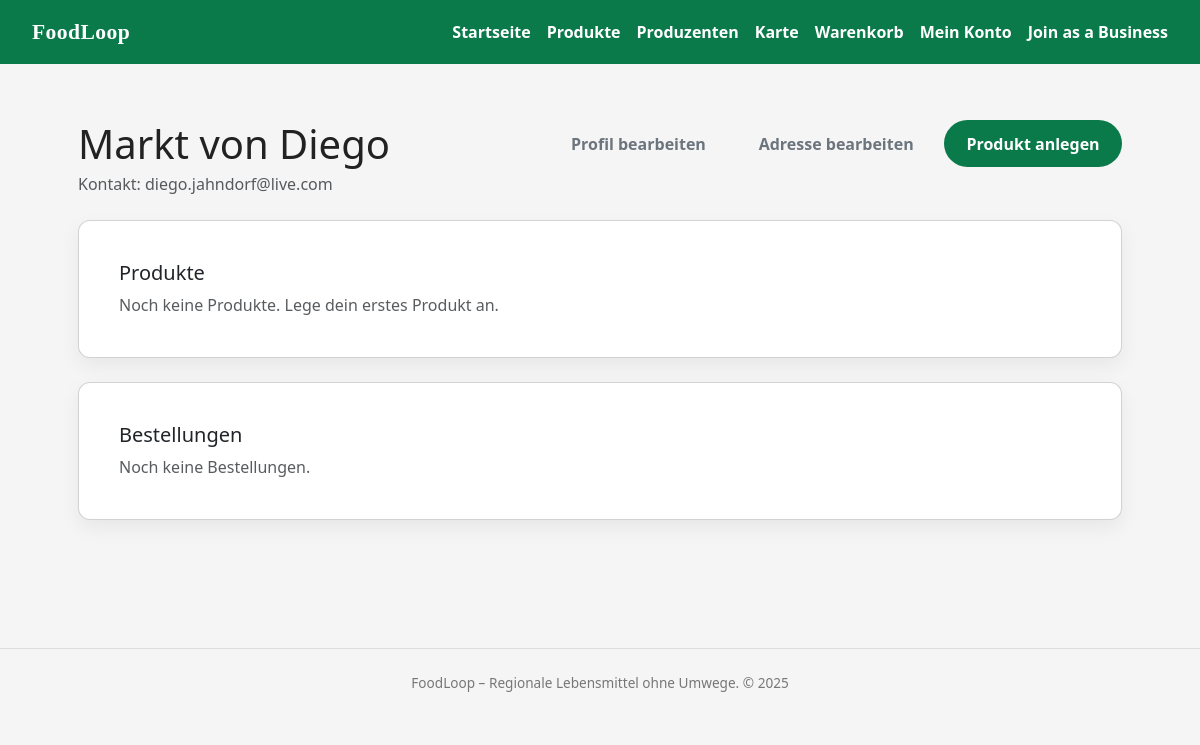
The page /business/account (signed in) on the database as committed earlier.
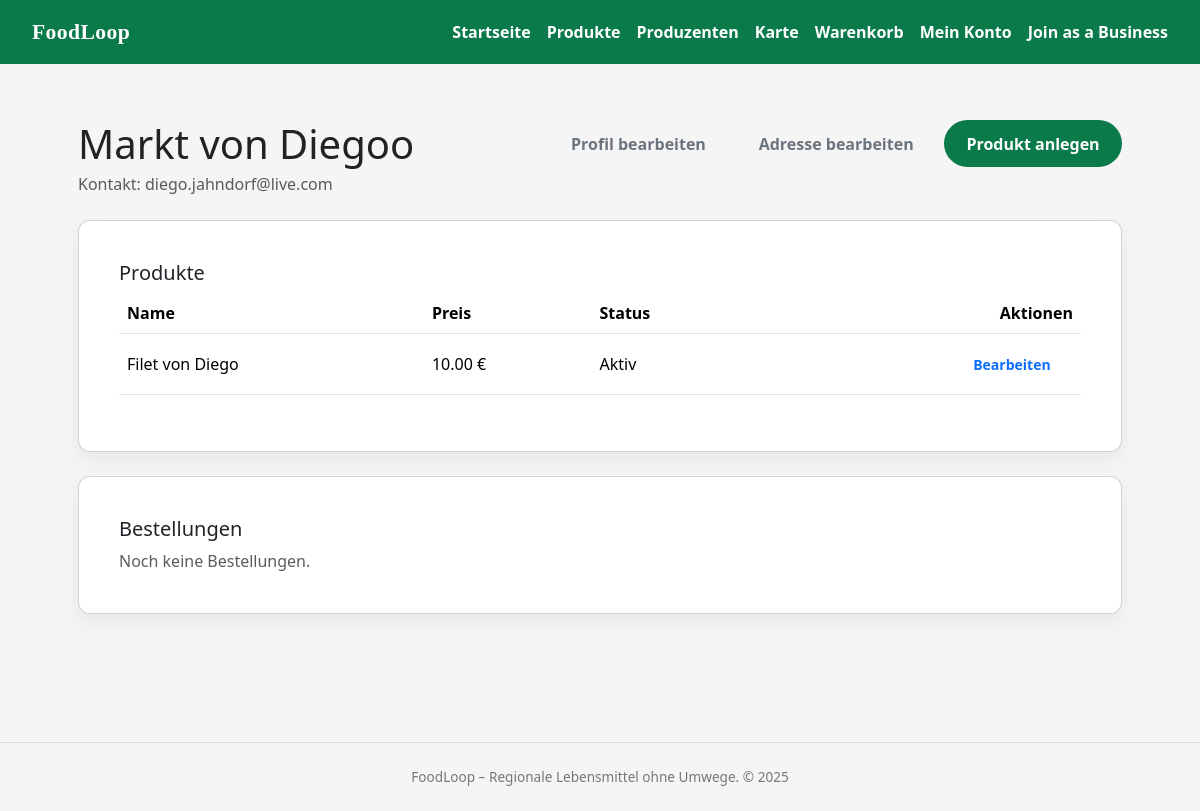
The same page on the database as committed later.
### models.py (models this page shows)
class ProducerProfile(db.Model):
    __tablename__ = "producer_profile"
    producer_id = db.Column(db.Integer, primary_key=True)
    user_id = db.Column(
        db.Integer, db.ForeignKey("user.id"), nullable=False, unique=True
    )
    address_id = db.Column(
        db.Integer, db.ForeignKey("address.address_id"), nullable=True
    )
    display_name = db.Column(db.String(255), nullable=False)
    legal_name = db.Column(db.String(255), nullable=True)
    tax_id = db.Column(db.String(50), nullable=True)
    contact_email = db.Column(db.String(255), nullable=False)
    contact_phone = db.Column(db.String(50), nullable=True)
    verification_status = db.Column(
        db.String(20), nullable=False, default="pending"
    )
    created_at = db.Column(db.DateTime, default=datetime.utcnow, nullable=False)
    user = db.relationship("User", back_populates="producer_profile")
    products = db.relationship("Product", back_populates="producer", lazy="dynamic")
    address = db.relationship("Address", back_populates="producers")
    categories = db.relationship(
        "Category",
        secondary=producer_category,
        back_populates="producers",
        lazy="select",
    )

class Product(db.Model):
    __tablename__ = "product"
    product_id = db.Column(db.Integer, primary_key=True)
    producer_id = db.Column(
        db.Integer,
        db.ForeignKey("producer_profile.producer_id"),
        nullable=False,
    )
    category_id = db.Column(
        db.Integer, db.ForeignKey("category.category_id"), nullable=False
    )
    name = db.Column(db.String(255), nullable=False)
    description = db.Column(db.Text)
    price = db.Column(db.Numeric(10, 2), nullable=False)
    is_active = db.Column(db.Boolean, default=True, nullable=False)
    created_at = db.Column(db.DateTime, default=datetime.utcnow, nullable=False)
    producer = db.relationship("ProducerProfile", back_populates="products")
    category = db.relationship("Category", back_populates="products")
    cart_items = db.relationship("CartItem", back_populates="product", lazy="dynamic")
    order_items = db.relationship(
        "OrderItem", back_populates="product", lazy="dynamic"
    )

### app.py (the view)
@app.route("/business/account")
@login_required
def business_account():
    producer = current_user.producer_profile
    if not producer:
        return redirect(url_for("business"), step="signup", email=current_user.email) #verify that user is producer
    products = producer.products.all()
    orders = []
    return render_template("business_account.html", producer=producer, products=products, orders=orders)

### app.py (called while the page is built)
@login_manager.user_loader
def load_user(user_id):
    return User.query.get(int(user_id))

### templates/business_account.html (shortened to what this page needs)
{% extends "base.html" %}
{% block content %}
<section class="container py-4">
  <div class="d-flex flex-wrap justify-content-between align-items-start gap-3 mb-4">
    <div>
      <h1 class="mb-1">{{ producer.display_name }}</h1>
      <div class="text-muted">Kontakt: {{ producer.contact_email }}</div>
    </div>
    <div class="d-flex flex-wrap gap-2">
      <a class="btn btn-outline-secondary" href="{{ url_for('edit_producer_profile') }}">Profil bearbeiten</a>
      <a class="btn btn-outline-secondary" href="{{ url_for('edit_address') }}">Adresse bearbeiten</a>
      <a class="btn btn-primary" href="{{ url_for('create_product') }}">Produkt anlegen</a>
    </div>
  </div>
  <div class="card mb-4">
    <div class="card-body">
      <h2 class="h5">Produkte</h2>
      {% if products %}
      <div class="table-responsive">
        <table class="table align-middle">
          <thead>
            <tr>
              <th>Name</th>
              <th>Preis</th>
              <th>Status</th>
              <th class="text-end">Aktionen</th>
            </tr>
          </thead>
          <tbody>
            {% for product in products %}
            <tr>
              <td>{{ product.name }}</td>
              <td>{{ "%.2f"|format(product.price) }} €</td>
              <td>{{ "Aktiv" if product.is_active else "Inaktiv" }}</td>
              <td class="text-end">
                <a class="btn btn-sm btn-outline-primary" href="{{ url_for('edit_product', product_id=product.product_id) }}">Bearbeiten</a>
              </td>
            </tr>
            {% endfor %}
          </tbody>
        </table>
      </div>
      {% else %}
      <p class="text-muted mb-0">Noch keine Produkte. Lege dein erstes Produkt an.</p>
      {% endif %}
    </div>
  </div>
  <div class="card">
    <div class="card-body">
      <h2 class="h5">Bestellungen</h2>
      {% if orders %}
      <ul class="list-group list-group-flush">
        {% for order in orders %}
        <li class="list-group-item d-flex justify-content-between align-items-center">
          <span>Bestellung #{{ order.order_id }}</span>
          <a class="btn btn-sm btn-outline-primary" href="{{ url_for('business_order_detail', order_id=order.order_id) }}">Details</a>
        </li>
        {% endfor %}
      </ul>
      {% else %}
      <p class="text-muted mb-0">Noch keine Bestellungen.</p>
      {% endif %}
    </div>
  </div>
</section>
{% endblock %}

### templates/base.html (shortened to what this page needs)
<!DOCTYPE html>
<html lang="de">
<head>
    <link href="https://cdn.jsdelivr.net/npm/bootstrap@5.3.3/dist/css/bootstrap.min.css" rel="stylesheet">
    <link rel="stylesheet" href="{{ url_for('static', filename='css/main.css') }}">
</head>
<body>
<header class="site-header {% block header_class %}{% endblock %}">
    <div class="logo">
        FoodLoop
    </div>
    <nav>
        <a href="{{ url_for('home') }}">Startseite</a>
        <a href="{{ url_for('products') }}">Produkte</a>
        <a href="{{ url_for('producers') }}">Produzenten</a>
        <a href="{{ url_for('maps') }}">Karte</a>
        <a href="{{ url_for('cart') }}">Warenkorb</a>
        {% if current_user.is_authenticated %}
            <a href="{{ url_for('account') }}">Mein Konto</a>
        {% else %}
            <a href="{{ url_for('login') }}">Login</a>
        {% endif %}
        <a href="{{ url_for('business') }}">Join as a Business</a>
    </nav>
</header>
<main class="{% block main_class %}{% endblock %}">
    {% block content %}{% endblock %}
</main>
<footer>
    FoodLoop – Regionale Lebensmittel ohne Umwege. &copy; {{ 2025 }}
</footer>
</body>
</html>

### static/css/base.css (style rules this page uses)
body { font-family: system-ui, -apple-system, BlinkMacSystemFont, "Segoe UI", sans-serif; margin: 0; background: #f5f5f5; color: #222; overflow-x: hidden; }

### static/css/layout.css (style rules this page uses)
.site-header { background: #0b7a4b; color: white; padding: 1rem 2rem; display: flex; justify-content: space-between; align-items: center; }
.site-header nav { display: flex; align-items: center; gap: 1rem; flex-wrap: wrap; }
.site-header a { color: white; text-decoration: none; font-weight: 600; }
.logo { font-family: Georgia, "Times New Roman", Times, serif; font-weight: 900; font-size: 1.35rem; letter-spacing: 0.02em; color: white; }
main { max-width: 1100px; margin: 2rem auto; padding: 0 1rem 3rem; }
footer { text-align: center; padding: 1.5rem 1rem; color: #777; border-top: 1px solid #ddd; font-size: 0.85rem; }

### static/css/components.css (style rules this page uses)
.btn { display: inline-block; padding: 0.7rem 1.4rem; border-radius: 999px; border: none; cursor: pointer; text-decoration: none; font-weight: 600; }
.btn-primary { background: #0b7a4b; color: white; }
.card { background: white; border-radius: 0.75rem; padding: 1.5rem; box-shadow: 0 8px 20px rgba(0,0,0,0.06); margin-bottom: 1.5rem; }

Rows that differ between the two databases and show on the page:
changed ProducerProfile "diego.jahndorf@live.com": display_name "Markt von Diego" → "Markt von Diegoo"
added Product: name "Filet von Diego", price "10.00", is_active "Aktiv"
Other text that changed with them:
text no longer shown: "Noch keine Produkte. Lege dein erstes Produkt an."
text now shown: "Name Preis Status Aktionen"
